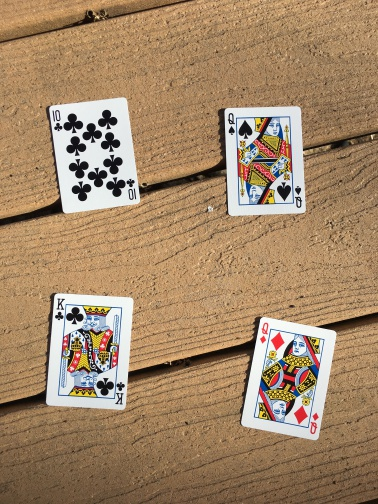
#> input picture Lab/lab11_26.11/cards.jpeg, 378 x 504 px
$ jupyter execute --allow-errors lab26,11.ipynb
#> lines starting #> are read from the running program, lines starting #| are printed output that depends on the picture
[cell 1]
import numpy as np
import cv2 as cv
from matplotlib import pyplot as plt
img = cv.imread('simple.jpeg', cv.IMREAD_GRAYSCALE)
# Initiate ORB detector
orb = cv.ORB_create()
# find the keypoints with ORB
kp = orb.detect(img, None)
#> kp = ()
# compute the descriptors with ORB
kp, des = orb.compute(img, kp)
# draw only keypoints location,not size and orientation
#> (the rest of this cell did not finish here and is left out)

[cell 2]
import numpy as np
import cv2 as cv
import matplotlib.pyplot as plt
img1 = cv.imread('cards.jpeg', cv.IMREAD_GRAYSCALE)          # queryImage
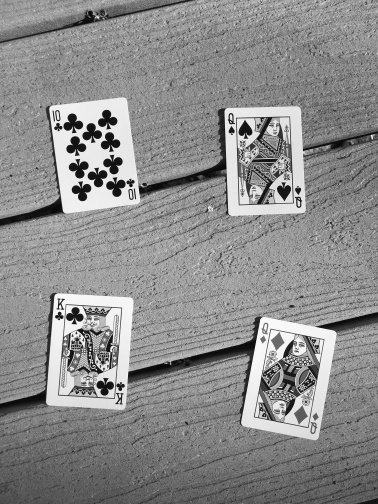
#> img1: shape (504, 378); min 4, max 254, mean 140
img2 = cv.imread('dec.jpg',
                 cv.IMREAD_GRAYSCALE)  # trainImage
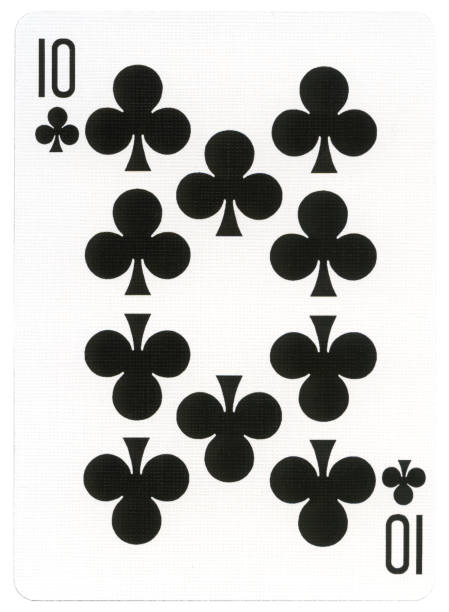
#> input picture Lab/lab11_26.11/dec.jpg, 449 x 612 px
#> img2: shape (612, 449); min 0, max 255, mean 196.3
# Initiate ORB detector
orb = cv.ORB_create()
# find the keypoints and descriptors with ORB
kp1, des1 = orb.detectAndCompute(img1, None)
#> kp1 = 500 keypoints; strongest (x, y, size): (78, 160, 31), (74, 323, 31), (108, 128, 31), (73, 132, 31)
kp2, des2 = orb.detectAndCompute(img2, None)
#> kp2 = 500 keypoints; strongest (x, y, size): (233, 380, 111.1), (149, 169, 31), (334, 441, 31), (233, 229, 111.1)

[cell 3]
# create BFMatcher object
bf = cv.BFMatcher(cv.NORM_HAMMING, crossCheck=True)
# Match descriptors.
matches = bf.match(des1, des2)
#> matches = 103 matches
# Sort them in the order of their distance.
matches = sorted(matches, key=lambda x: x.distance)
# Draw first 10 matches.
img3 = cv.drawMatches(img1, kp1, img2, kp2,
                      matches[:10], None, flags=cv.DrawMatchesFlags_NOT_DRAW_SINGLE_POINTS)
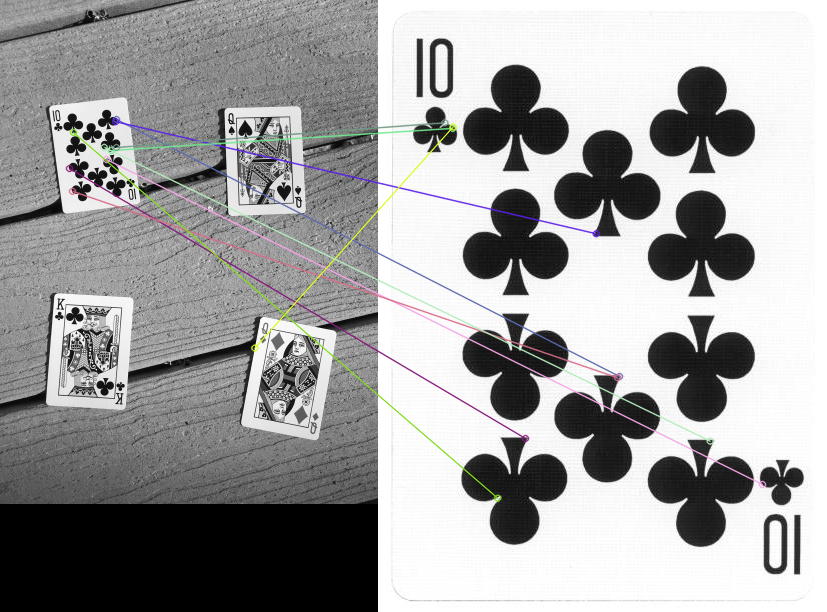
#> img3: shape (612, 827, 3); mean of channels 0, 1, 2 159.2, 159.1, 159.3; drawn as B, G, R
plt.imshow(img3), plt.show()

[cell 4]
import numpy as np
import cv2 as cv
import matplotlib.pyplot as plt
img1 = cv.imread('cards.jpeg', cv.IMREAD_GRAYSCALE)          # queryImage
img2 = cv.imread('dec.jpg', cv.IMREAD_GRAYSCALE)  # trainImage
# Initiate SIFT detector
sift = cv.SIFT_create()
# find the keypoints and descriptors with SIFT
kp1, des1 = sift.detectAndCompute(img1, None)
#> kp1 = 1146 keypoints; strongest (x, y, size): (231, 130, 3.5), (298, 190, 3.6), (81, 192, 9.8), (97, 169, 2.3)
kp2, des2 = sift.detectAndCompute(img2, None)
#> kp2 = 522 keypoints; strongest (x, y, size): (134, 494, 53.6), (326, 117, 53.6), (138, 321, 12.4), (138, 287, 12.2)
# BFMatcher with default params
bf = cv.BFMatcher()
matches = bf.knnMatch(des1, des2, k=2)
#> matches = 1146 matches
# Apply ratio test
good = []
for m, n in matches:
    if m.distance < 0.75*n.distance:
        good.append([m])
#> after the loop, good = 51 matches
# cv.drawMatchesKnn expects list of lists as matches.
img3 = cv.drawMatchesKnn(img1, kp1, img2, kp2, good,
                         None, flags=cv.DrawMatchesFlags_NOT_DRAW_SINGLE_POINTS)
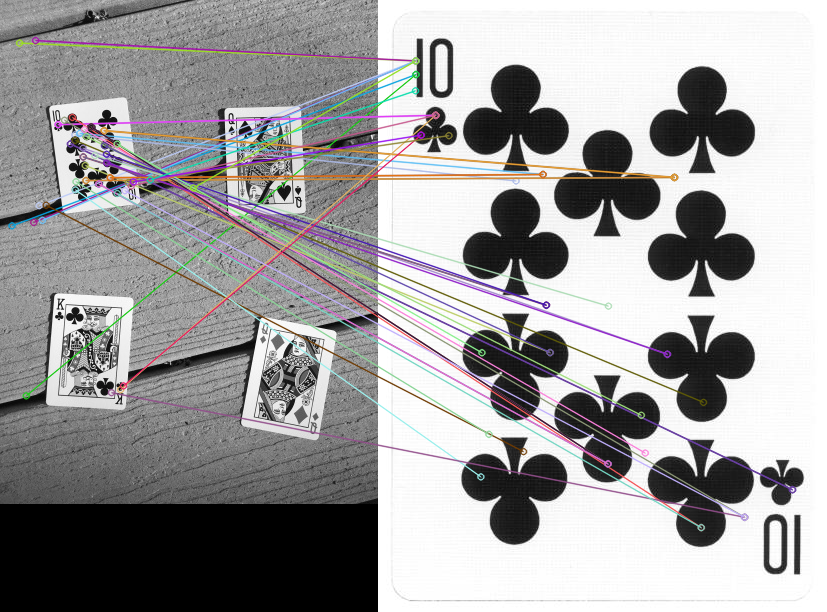
#> img3: shape (612, 827, 3); mean of channels 0, 1, 2 158.3, 157.6, 158.7; drawn as B, G, R
plt.imshow(img3), plt.show()

[cell 5]
import numpy as np
import cv2 as cv
import matplotlib.pyplot as plt
# img1 = cv.imread('box.png',cv.IMREAD_GRAYSCALE)          # queryImage
# img2 = cv.imread('box_in_scene.png',cv.IMREAD_GRAYSCALE) # trainImage
# Initiate SIFT detector
sift = cv.SIFT_create()
# find the keypoints and descriptors with SIFT
kp1, des1 = sift.detectAndCompute(img1, None)
kp2, des2 = sift.detectAndCompute(img2, None)
# FLANN parameters
FLANN_INDEX_KDTREE = 1
index_params = dict(algorithm=FLANN_INDEX_KDTREE, trees=5)
search_params = dict(checks=50)   # or pass empty dictionary
flann = cv.FlannBasedMatcher(index_params, search_params)
matches = flann.knnMatch(des1, des2, k=2)
# Need to draw only good matches, so create a mask
matchesMask = [[0, 0] for i in range(len(matches))]
#> matchesMask = 1146 pairs, first value 0 to 0, second value 0 to 0
# ratio test as per Lowe's paper
for i, (m, n) in enumerate(matches):
    if m.distance < 0.7*n.distance:
        matchesMask[i] = [1, 0]
#> after the loop, matchesMask = 1146 pairs, first value 0 to 1, second value 0 to 0
draw_params = dict(matchColor=(0, 255, 0),
                   singlePointColor=(255, 0, 0),
                   matchesMask=matchesMask,
                   flags=cv.DrawMatchesFlags_DEFAULT)
#> draw_params = 4 items
img3 = cv.drawMatchesKnn(img1, kp1, img2, kp2, matches, None, **draw_params)
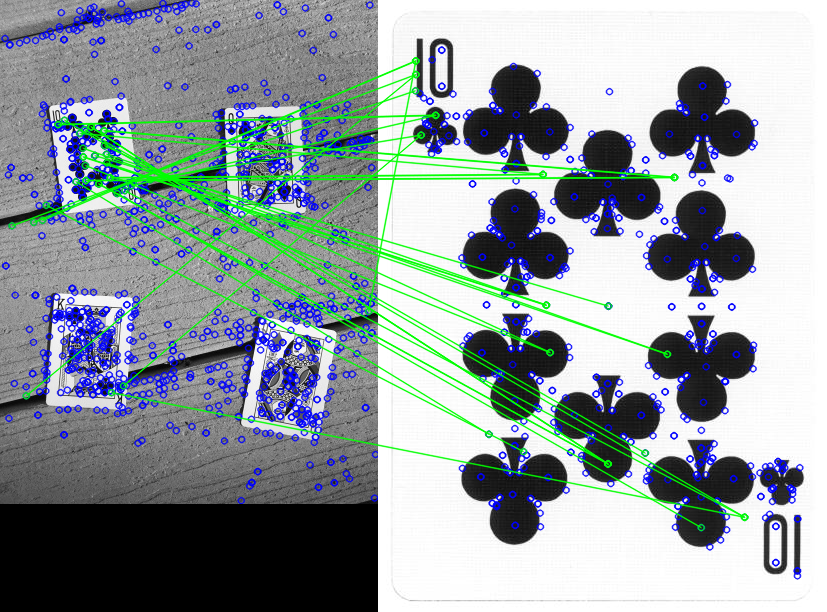
#> img3: shape (612, 827, 3); mean of channels 0, 1, 2 158.3, 156, 145.4; drawn as B, G, R
plt.imshow(img3,), plt.show()

[cell 6]
import numpy as np
import cv2 as cv
from matplotlib import pyplot as plt
MIN_MATCH_COUNT = 10
# img1 = cv.imread('box.png', cv.IMREAD_GRAYSCALE)          # queryImage
# img2 = cv.imread('box_in_scene.png', cv.IMREAD_GRAYSCALE) # trainImage
# Initiate SIFT detector
sift = cv.SIFT_create()
# find the keypoints and descriptors with SIFT
kp1, des1 = sift.detectAndCompute(img1, None)
kp2, des2 = sift.detectAndCompute(img2, None)
FLANN_INDEX_KDTREE = 1
index_params = dict(algorithm=FLANN_INDEX_KDTREE, trees=5)
search_params = dict(checks=50)
flann = cv.FlannBasedMatcher(index_params, search_params)
matches = flann.knnMatch(des1, des2, k=2)
# store all the good matches as per Lowe's ratio test.
good = []
for m, n in matches:
    if m.distance < 0.7*n.distance:
        good.append(m)
#> after the loop, good = 38 matches
if len(good) > MIN_MATCH_COUNT:
    src_pts = np.float32([kp1[m.queryIdx].pt for m in good]).reshape(-1, 1, 2)
#> src_pts = 38 rows, first 8: [11.47, 225.3], [25.74, 395.4], [33.28, 222], [41.92, 219.9], [45.71, 204.8], [57.65, 124.1], [57.65, 124.1], [63.98, 119.8]
    dst_pts = np.float32([kp2[m.trainIdx].pt for m in good]).reshape(-1, 1, 2)
#> dst_pts = 38 rows, first 8: [37.42, 74.04], [37.42, 74.04], [37.32, 60.44], [37.32, 60.44], [145, 451.1], [57.19, 114.8], [57.19, 114.8], [366.1, 516.7]
    M, mask = cv.findHomography(src_pts, dst_pts, cv.RANSAC, 5.0)
#> M = [[5.12, -0.716, -150.6], [0.613, 5.2, -569], [-0.000118, -0.000139, 1]]; mask = 38 values, max 1 at index 5, min 0 at index 0, mean 0.395
    matchesMask = mask.ravel().tolist()
#> matchesMask has the same summary as mask
    h, w = img1.shape
#> h = 504; w = 378
    pts = np.float32([[0, 0], [0, h-1], [w-1, h-1], [w-1, 0]]
                     ).reshape(-1, 1, 2)
#> pts = [[0, 0], [0, 503], [377, 503], [377, 0]]
    dst = cv.perspectiveTransform(pts, M)
#> dst = [[-150.6, -569], [-549.2, 2200.1], [1604.9, 2571.2], [1864.2, -353.6]]
    img2 = cv.polylines(img2, [np.int32(dst)], True, 255, 3, cv.LINE_AA)
else:
    print("Not enough matches are found - {}/{}".format(len(good), MIN_MATCH_COUNT))
    matchesMask = None

draw_params = dict(matchColor=(0, 255, 0),  # draw matches in green color
                   singlePointColor=None,
                   matchesMask=matchesMask,  # draw only inliers
                   flags=2)
img3 = cv.drawMatches(img1, kp1, img2, kp2, good, None, **draw_params)
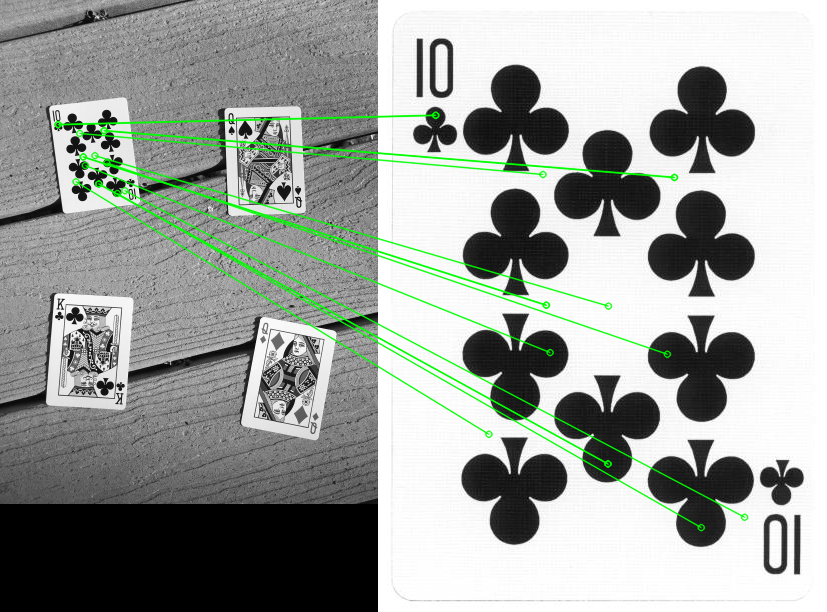
#> img3: shape (612, 827, 3); mean of channels 0, 1, 2 156.2, 160.8, 156.2; drawn as B, G, R
plt.imshow(img3, 'gray'), plt.show()
